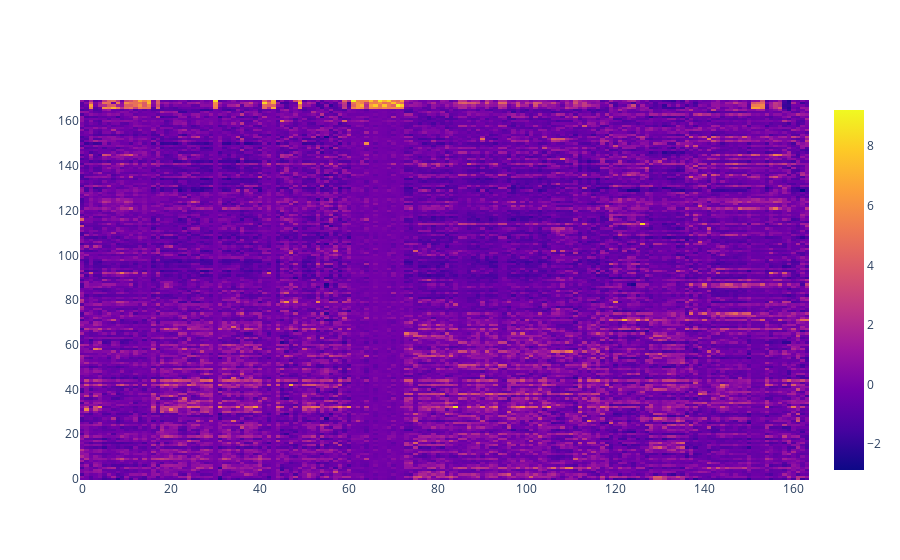

Here is the notebook cell this chart was saved with:
### Code cell
from plotly import graph_objects as go
go.Figure(data=go.Heatmap(z=X)).show()

### Figure 1 — Plotly figure (JSON) as saved in the notebook; plotly's stock layout.template omitted (floating-point values rounded to 4 significant figures; data arrays with more than 128 entries replaced by an {"elided": "..."} marker saying what was removed)
{"data": [{"type": "heatmap", "z": {"elided": "170x164 float values"}}], "layout": {}}
